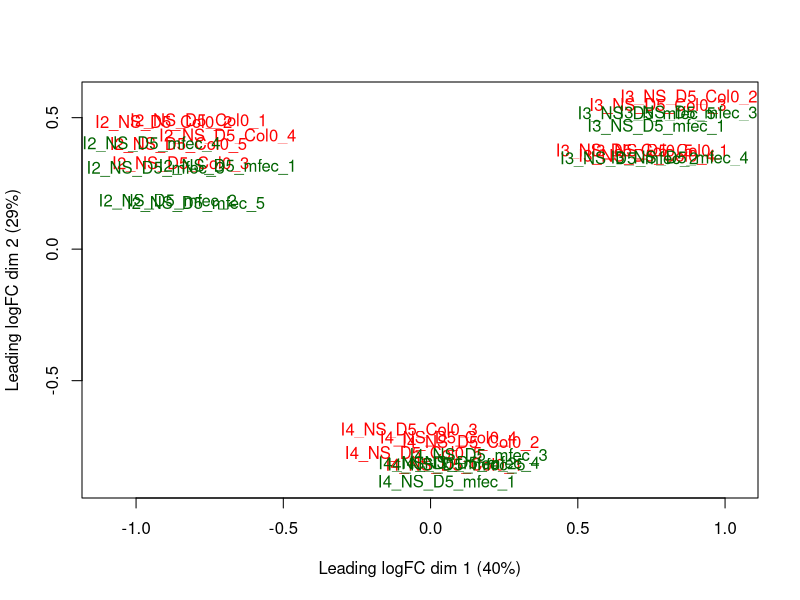
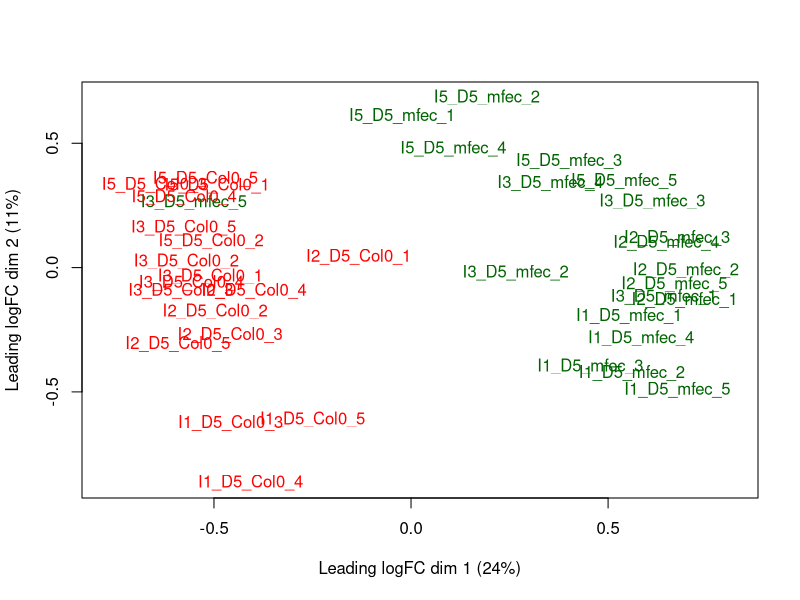

Write the R code that produced these figures, in order. (Note: this script raises an error after producing the figures.)
## ---- chunk 1
knitr::opts_chunk$set(echo = TRUE)
# Load packages and functions
library(ggplot2)
library(vegan)
library(reshape2)
library(edgeR)
# Set result directory
result_dir="../result"
## ---- chunk 2
###design
design <- read.csv(file = "../data/mfec_metadata.csv", header = T)
names(design)

###all dataset
natural_total <- subset(design, Design == "Natural_total" & Bacteria >= 1000)
natural_endo <- subset(design, Design == "Natural_endo" & Bacteria >= 1000)
syncom_endo <- subset(design, Design == "Syncom_endo" & Bacteria >= 1000)

###natural_total_d5 & natural_endo_d5
natural_total_d5 <- subset(natural_total, Days == "D5" & Experiment != "I1")
natural_endo_d5 <- subset(natural_endo,  Days == "D5")

###syncom_endo_d5
syncom_endo_d5 <- subset(syncom_endo,  Days == "D6" & Experiment != "I2")
syncom_endo_mfec <- subset(syncom_endo_d5, Genotype == "Col0" | Genotype == "mfec")
syncom_endo_fec <- subset(syncom_endo_d5, Genotype == "Col0" | Genotype == "fec")
syncom_endo_min7 <- subset(syncom_endo_d5, Genotype == "Col0" | Genotype == "min7")

###OTU table & taxonomy & fasta
otu_table <- read.csv(file = "../data/asv_table.csv", header = T, row.names = 2) ###this is the rarefied OTU/ASV table

otu_taxonomy <- read.csv(file = "../data/asv_taxonomy.csv", header = T)
otu_taxonomy <- subset(otu_taxonomy, otu_taxonomy$Feature_ID %in% otu_table$Feature_ID)
#match(otu_taxonomy$Feature_ID, otu_table$Feature_ID)
row.names(otu_taxonomy) <- row.names(otu_table)

otu_fasta <- read.csv(file = "../data/asv_fasta.csv", header = T)
otu_fasta <- subset(otu_fasta, otu_fasta$Feature_ID %in% otu_table$Feature_ID)
#match(otu_fasta$Feature_ID, otu_fasta$Feature_ID)
row.names(otu_fasta) <- row.names(otu_table)

###subset OTUs/ASVs
otu_table_natural_total <- otu_table[, names(otu_table) %in% natural_total_d5$sample_id]
otu_table_natural_endo <- otu_table[, names(otu_table) %in% natural_endo_d5$sample_id]

otu_table_syncom_endo_mfec <- otu_table[, names(otu_table) %in% syncom_endo_mfec$sample_id]
otu_table_syncom_endo_fec <- otu_table[, names(otu_table) %in% syncom_endo_fec$sample_id]
otu_table_syncom_endo_min7 <- otu_table[, names(otu_table) %in% syncom_endo_min7$sample_id]

group_natural_total <- as.character(natural_total_d5$Genotype) 
group_natural_total
group_natural_endo <- as.character(natural_endo_d5$Genotype) 
group_natural_endo

group_syncom_endo_mfec <- as.character(syncom_endo_mfec$Genotype)
group_syncom_endo_mfec
group_syncom_endo_fec <- as.character(syncom_endo_fec$Genotype)
group_syncom_endo_fec
group_syncom_endo_min7 <- as.character(syncom_endo_min7$Genotype)
group_syncom_endo_min7

## ---- chunk 3
###Creates a DGEList object from a table of counts
dgelist_natural_total <- DGEList(counts = otu_table_natural_total, group = group_natural_total)
dgelist_natural_endo <- DGEList(counts = otu_table_natural_endo, group = group_natural_endo)

dgelist_syncom_endo_mfec <- DGEList(counts = otu_table_syncom_endo_mfec, group = group_syncom_endo_mfec)
dgelist_syncom_endo_fec <- DGEList(counts = otu_table_syncom_endo_fec, group = group_syncom_endo_fec)
dgelist_syncom_endo_min7 <- DGEList(counts = otu_table_syncom_endo_min7, group = group_syncom_endo_min7)

###Remove low abundance OTUs

dgelist_natural_total <- dgelist_natural_total[rowSums(dgelist_natural_total$counts) >= 10, ]
dgelist_natural_endo <- dgelist_natural_endo[rowSums(dgelist_natural_endo$counts) >= 10, ]

dgelist_syncom_endo_mfec <- dgelist_syncom_endo_mfec[rowSums(dgelist_syncom_endo_mfec$counts) >= 10, ]
dgelist_syncom_endo_fec <- dgelist_syncom_endo_fec[rowSums(dgelist_syncom_endo_fec$counts) >= 10, ]
dgelist_syncom_endo_min7 <- dgelist_syncom_endo_min7[rowSums(dgelist_syncom_endo_min7$counts) >= 10, ]

###plot MDS
###This results are same to pcoa plots described before
plotMDS(dgelist_natural_total, col = ifelse(natural_total_d5$Genotype == "Col0", "red", "darkgreen") , dim = c(1, 2))
plotMDS(dgelist_natural_endo, col = ifelse(natural_endo_d5$Genotype == "Col0", "red", "darkgreen") , dim = c(1, 2))

#plotMDS(dgelist_syncom_endo_mfec, col = ifelse(syncom_endo_mfec$Genotype == "Col0", "red", "darkgreen"), dim = c(1, 2))
#plotMDS(dgelist_syncom_endo_fec, col = ifelse(syncom_endo_fec$Genotype == "Col0", "red", "darkgreen"), dim = c(1, 2))
#plotMDS(dgelist_syncom_endo_min7, col = ifelse(syncom_endo_min7$Genotype == "Col0", "red", "darkgreen"), dim = c(1, 2))

###model.matrix
design_natural_total <- model.matrix(~group_natural_total)
design_natural_endo <- model.matrix(~group_natural_endo)

design_syncom_endo_mfec <- model.matrix(~group_syncom_endo_mfec)
design_syncom_endo_fec <- model.matrix(~group_syncom_endo_fec)
design_syncom_endo_min7 <- model.matrix(~group_syncom_endo_min7)

###Estimate dispersions
dge_natural_total <- estimateDisp(dgelist_natural_total, design_natural_total, robust = TRUE)
dge_natural_endo <- estimateDisp(dgelist_natural_endo, design_natural_endo, robust = TRUE)

dge_syncom_endo_mfec <- estimateDisp(dgelist_syncom_endo_mfec, design_syncom_endo_mfec, robust = TRUE) 
dge_syncom_endo_fec <- estimateDisp(dgelist_syncom_endo_fec, design_syncom_endo_fec, robust = TRUE) 
dge_syncom_endo_min7 <- estimateDisp(dgelist_syncom_endo_min7, design_syncom_endo_min7, robust = TRUE) 

## ---- chunk 4
fit_natural_total <- glmFit(dge_natural_total, design_natural_total, robust = TRUE)
lrt_natural_total <- glmLRT(fit_natural_total)

topTags(lrt_natural_total, adjust.method = "fdr", sort.by = "PValue")

###Collect all the informations and save the data
###Relative abundance, GLM stats, taxonomy, fasta
natural_total_glmLRT_otu <- cbind(Col0 = rowMeans(dgelist_natural_total$counts[,dgelist_natural_total$samples$group == "Col0"])/1000, 
                                  mfec = rowMeans(dgelist_natural_total$counts[,dgelist_natural_total$samples$group == "mfec"])/1000,
                                  as.data.frame(topTags(lrt_natural_total, n = dim(dgelist_natural_total$counts)[1],adjust.method = "fdr")))

###Collect all the informations and save the data
###Relative abundance, GLM stats, taxonomy, fasta
natural_total_glmLRT_otu <- cbind(Col0 = rowMeans(dgelist_natural_total$counts[,dgelist_natural_total$samples$group == "Col0"])/1000, 
                                  mfec = rowMeans(dgelist_natural_total$counts[,dgelist_natural_total$samples$group == "mfec"])/1000,
                                  as.data.frame(topTags(lrt_natural_total, n = dim(dgelist_natural_total$counts)[1], adjust.method = "fdr",sort.by = "none")))

natural_total_glmLRT_otu_tax_fasta <- merge.data.frame(natural_total_glmLRT_otu, cbind(otu_taxonomy, Fasta = otu_fasta[,-1]), by="row.names")

###sig used for pchs
natural_total_glmLRT_otu_tax_fasta$sig <- as.factor(ifelse(natural_total_glmLRT_otu_tax_fasta$FDR >= 0.05,"NS",
                                                           ifelse(natural_total_glmLRT_otu_tax_fasta$logFC > 0,"Enriched","Depleted")))

###phylum used for colors :"Betaproteobacteria","Gammaproteobacteria", "Alphaproteobacteria","Firmicutes", "Actinobacteria", "Bacteroidetes", "Others"

natural_total_glmLRT_otu_tax_fasta$color <- as.factor(ifelse(natural_total_glmLRT_otu_tax_fasta$Phylum %in% c("P__Firmicutes", "P__Actinobacteria", "P__Bacteroidetes"), 
                                                             as.character(natural_total_glmLRT_otu_tax_fasta$Phylum),
                                                             ifelse(natural_total_glmLRT_otu_tax_fasta$Class %in% c("C__Alphaproteobacteria", "C__Betaproteobacteria", "C__Gammaproteobacteria"),
                                                             as.character(natural_total_glmLRT_otu_tax_fasta$Class), "P__Others")))

###the lowest level used for sig asv labels
natural_total_glmLRT_otu_tax_fasta$label <- as.factor(ifelse(natural_total_glmLRT_otu_tax_fasta$FDR >= 0.05,"",
                                                             ifelse(natural_total_glmLRT_otu_tax_fasta$Genus != "", as.character(natural_total_glmLRT_otu_tax_fasta$Genus),
                                                                    ifelse(natural_total_glmLRT_otu_tax_fasta$Family != "", as.character(natural_total_glmLRT_otu_tax_fasta$Family), 
                                                                           ifelse(natural_total_glmLRT_otu_tax_fasta$Order != "", as.character(natural_total_glmLRT_otu_tax_fasta$Order),
                                                                                  ifelse(natural_total_glmLRT_otu_tax_fasta$Class != "", as.character(natural_total_glmLRT_otu_tax_fasta$Class), 
                                                                                  as.character(natural_total_glmLRT_otu_tax_fasta$Phylum)))))))

write.csv(natural_total_glmLRT_otu_tax_fasta, '../result/natural_total_glmLRT_otu_tax_fasta.csv', quote = FALSE)  

dge_de_natural_total <- decideTestsDGE(lrt_natural_total, adjust.method = 'fdr', p.value = 0.05)
summary(dge_de_natural_total)

###Optimized Visualization using ggplot2
ggplot(natural_total_glmLRT_otu_tax_fasta, aes(logCPM, logFC, shape=sig, color=color, fill=color)) +
  xlim(10,20) +
  geom_point(cex=3+5*(natural_total_glmLRT_otu_tax_fasta$Col0+natural_total_glmLRT_otu_tax_fasta$mfec))+
  scale_shape_manual(values=c(21)) +
  scale_color_manual(values=c("red","darkgreen", "green","blue","purple", "cyan", "grey")) +
  scale_fill_manual(values=c("red","darkgreen", "green","blue","purple", "cyan", "grey")) +
  geom_hline(aes(yintercept=1), colour="black", linetype="dashed") +
  geom_hline(aes(yintercept=-1), colour="black", linetype="dashed") +
  geom_text(aes(label = label), colour="grey50", vjust = 1.5, cex=3+5*(natural_total_glmLRT_otu_tax_fasta$Col0+natural_total_glmLRT_otu_tax_fasta$mfec)) +
  labs(x=paste("Log10CPM"),y=paste("Log10FC")) +
  ggtitle(paste("mfec vs Col-0")) +
  theme_bw()+ 
  theme(title = element_text(size = 10, colour = "black", face = "bold"),
        legend.text = element_text(size = 12, colour = "black"),
        axis.title = element_text(size = 12, colour = "black", face = "bold"),
        axis.text.x = element_text(size = 10, colour = "black"),
        axis.text.y = element_text(size = 10, colour = "black"))

## ---- chunk 5
fit_natural_endo <- glmFit(dge_natural_endo, design_natural_endo, robust = TRUE)
lrt_natural_endo <- glmLRT(fit_natural_endo)

topTags(lrt_natural_endo, adjust.method = "fdr", sort.by = "PValue")

###Collect all the informations and save the data
###Relative abundance, GLM stats, taxonomy, fasta
natural_endo_glmLRT_otu <- cbind(Col0 = rowMeans(dgelist_natural_endo$counts[,dgelist_natural_endo$samples$group == "Col0"])/1000, 
                                 mfec = rowMeans(dgelist_natural_endo$counts[,dgelist_natural_endo$samples$group == "mfec"])/1000,
                                 as.data.frame(topTags(lrt_natural_endo, n = dim(dgelist_natural_endo$counts)[1], adjust.method = "fdr",sort.by = "none")))

natural_endo_glmLRT_otu_tax_fasta <- merge.data.frame(natural_endo_glmLRT_otu, cbind(otu_taxonomy, Fasta = otu_fasta[,-1]), by="row.names")

###sig used for pchs
natural_endo_glmLRT_otu_tax_fasta$sig <- as.factor(ifelse(natural_endo_glmLRT_otu_tax_fasta$FDR >= 0.05,"NS",
                                                          ifelse(natural_endo_glmLRT_otu_tax_fasta$logFC > 0,"Enriched","Depleted")))

###phylum used for colors :"Betaproteobacteria","Gammaproteobacteria", "Alphaproteobacteria","Firmicutes", "Actinobacteria", "Bacteroidetes", "Others"

natural_endo_glmLRT_otu_tax_fasta$color <- as.factor(ifelse(natural_endo_glmLRT_otu_tax_fasta$Phylum %in% c("P__Firmicutes", "P__Actinobacteria", "P__Bacteroidetes"), 
                                                            as.character(natural_endo_glmLRT_otu_tax_fasta$Phylum),
                                                            ifelse(natural_endo_glmLRT_otu_tax_fasta$Class %in% c("C__Alphaproteobacteria", "C__Betaproteobacteria", "C__Gammaproteobacteria"),
                                                                   as.character(natural_endo_glmLRT_otu_tax_fasta$Class), "P__Others")))

###the lowest level used for sig asv labels
natural_endo_glmLRT_otu_tax_fasta$label <- as.factor(ifelse(natural_endo_glmLRT_otu_tax_fasta$FDR >= 0.05,"",
                                                            ifelse(natural_endo_glmLRT_otu_tax_fasta$Genus != "", as.character(natural_endo_glmLRT_otu_tax_fasta$Genus),
                                                                   ifelse(natural_endo_glmLRT_otu_tax_fasta$Family != "", as.character(natural_endo_glmLRT_otu_tax_fasta$Family), 
                                                                          ifelse(natural_endo_glmLRT_otu_tax_fasta$Order != "", as.character(natural_endo_glmLRT_otu_tax_fasta$Order),
                                                                                 ifelse(natural_endo_glmLRT_otu_tax_fasta$Class != "", as.character(natural_endo_glmLRT_otu_tax_fasta$Class), 
                                                                                        as.character(natural_endo_glmLRT_otu_tax_fasta$Phylum)))))))

write.csv(natural_endo_glmLRT_otu_tax_fasta, '../result/natural_endo_glmLRT_otu_tax_fasta.csv', quote = FALSE)  

dge_de_natural_endo <- decideTestsDGE(lrt_natural_endo, adjust.method = 'fdr', p.value = 0.05)
summary(dge_de_natural_endo)

###Optimized Visualization using ggplot2
ggplot(natural_endo_glmLRT_otu_tax_fasta, aes(logCPM, logFC, shape=sig, color=color, fill=color)) +
  xlim(10,20) +
  geom_point(cex=3+5*(natural_endo_glmLRT_otu_tax_fasta$Col0+natural_endo_glmLRT_otu_tax_fasta$mfec))+
  scale_shape_manual(values=c(25,24,21)) +
  scale_color_manual(values=c("red","darkgreen", "green","blue","purple", "cyan", "grey")) +
  scale_fill_manual(values=c("red","darkgreen", "green","blue","purple", "cyan", "grey")) +
  geom_hline(aes(yintercept=1), colour="black", linetype="dashed") +
  geom_hline(aes(yintercept=-1), colour="black", linetype="dashed") +
  geom_text(aes(label = label), colour="grey50", vjust = 1.5, cex=3+5*(natural_endo_glmLRT_otu_tax_fasta$Col0+natural_endo_glmLRT_otu_tax_fasta$mfec)) +
  labs(x=paste("Log10CPM"),y=paste("Log10FC")) +
  ggtitle(paste("mfec vs Col-0")) +
  theme_bw()+ 
  theme(title = element_text(size = 10, colour = "black", face = "bold"),
        legend.text = element_text(size = 12, colour = "black"),
        axis.title = element_text(size = 12, colour = "black", face = "bold"),
        axis.text.x = element_text(size = 10, colour = "black"),
        axis.text.y = element_text(size = 10, colour = "black"))

## ---- chunk 6
fit_syncom_endo_mfec <- glmFit(dge_syncom_endo_mfec, design_syncom_endo_mfec, robust = TRUE)
lrt_syncom_endo_mfec <- glmLRT(fit_syncom_endo_mfec)

topTags(lrt_syncom_endo_mfec, adjust.method = "fdr", sort.by = "PValue")

###Collect all the informations and save the data
###Relative abundance, GLM stats, taxonomy, fasta
syncom_endo_mfec_glmLRT_otu <- cbind(Col0 = rowMeans(dgelist_syncom_endo_mfec$counts[,dgelist_syncom_endo_mfec$samples$group == "Col0"])/1000, 
                                     mfec = rowMeans(dgelist_syncom_endo_mfec$counts[,dgelist_syncom_endo_mfec$samples$group == "mfec"])/1000,
                                     as.data.frame(topTags(lrt_syncom_endo_mfec, n = dim(dgelist_syncom_endo_mfec$counts)[1], adjust.method = "fdr",sort.by = "none")))

syncom_endo_mfec_glmLRT_otu_tax_fasta <- merge.data.frame(syncom_endo_mfec_glmLRT_otu, cbind(otu_taxonomy, Fasta = otu_fasta[,-1]), by="row.names")

###sig used for pchs
syncom_endo_mfec_glmLRT_otu_tax_fasta$sig <- as.factor(ifelse(syncom_endo_mfec_glmLRT_otu_tax_fasta$FDR >= 0.05,"NS",
                                                              ifelse(syncom_endo_mfec_glmLRT_otu_tax_fasta$logFC > 0,"Enriched","Depleted")))

###phylum used for colors :"Betaproteobacteria","Gammaproteobacteria", "Alphaproteobacteria","Firmicutes", "Actinobacteria", "Bacteroidetes", "Others"

syncom_endo_mfec_glmLRT_otu_tax_fasta$color <- as.factor(ifelse(syncom_endo_mfec_glmLRT_otu_tax_fasta$Phylum %in% c("P__Firmicutes", "P__Actinobacteria", "P__Bacteroidetes"), 
                                                                as.character(syncom_endo_mfec_glmLRT_otu_tax_fasta$Phylum),
                                                                ifelse(syncom_endo_mfec_glmLRT_otu_tax_fasta$Class %in% c("C__Alphaproteobacteria", "C__Betaproteobacteria", "C__Gammaproteobacteria"),
                                                                       as.character(syncom_endo_mfec_glmLRT_otu_tax_fasta$Class), "P__Others")))

###the lowest level used for sig asv labels
syncom_endo_mfec_glmLRT_otu_tax_fasta$label <- as.factor(ifelse(syncom_endo_mfec_glmLRT_otu_tax_fasta$FDR >= 0.05,"",
                                                                ifelse(syncom_endo_mfec_glmLRT_otu_tax_fasta$Genus != "", as.character(syncom_endo_mfec_glmLRT_otu_tax_fasta$Genus),
                                                                       ifelse(syncom_endo_mfec_glmLRT_otu_tax_fasta$Family != "", as.character(syncom_endo_mfec_glmLRT_otu_tax_fasta$Family), 
                                                                              ifelse(syncom_endo_mfec_glmLRT_otu_tax_fasta$Order != "", as.character(syncom_endo_mfec_glmLRT_otu_tax_fasta$Order),
                                                                                     ifelse(syncom_endo_mfec_glmLRT_otu_tax_fasta$Class != "", as.character(syncom_endo_mfec_glmLRT_otu_tax_fasta$Class), 
                                                                                            as.character(syncom_endo_mfec_glmLRT_otu_tax_fasta$Phylum)))))))

write.csv(syncom_endo_mfec_glmLRT_otu_tax_fasta, '../result/syncom_endo_mfec_glmLRT_otu_tax_fasta.csv', quote = FALSE)  

dge_de_syncom_endo_mfec <- decideTestsDGE(lrt_syncom_endo_mfec, adjust.method = 'fdr', p.value = 0.05)
summary(dge_de_syncom_endo_mfec)

###Optimized Visualization using ggplot2
ggplot(syncom_endo_mfec_glmLRT_otu_tax_fasta, aes(logCPM, logFC, shape=sig, color=color, fill=color)) +
  xlim(10,20) +
  geom_point(cex=3+5*(syncom_endo_mfec_glmLRT_otu_tax_fasta$Col0+syncom_endo_mfec_glmLRT_otu_tax_fasta$mfec))+
  scale_shape_manual(values=c(25,24,21)) +
  scale_color_manual(values=c("red","darkgreen", "green","blue","purple", "cyan", "grey")) +
  scale_fill_manual(values=c("red","darkgreen", "green","blue","purple", "cyan", "grey")) +
  geom_hline(aes(yintercept=1), colour="black", linetype="dashed") +
  geom_hline(aes(yintercept=-1), colour="black", linetype="dashed") +
  geom_text(aes(label = label), colour="grey50", vjust = 1.5, cex=3+5*(syncom_endo_mfec_glmLRT_otu_tax_fasta$Col0+syncom_endo_mfec_glmLRT_otu_tax_fasta$mfec)) +
  labs(x=paste("Log10CPM"),y=paste("Log10FC")) +
  ggtitle(paste("mfec vs Col-0")) +
  theme_bw()+ 
  theme(title = element_text(size = 10, colour = "black", face = "bold"),
        legend.text = element_text(size = 12, colour = "black"),
        axis.title = element_text(size = 12, colour = "black", face = "bold"),
        axis.text.x = element_text(size = 10, colour = "black"),
        axis.text.y = element_text(size = 10, colour = "black"))

## ---- chunk 7
fit_syncom_endo_fec <- glmFit(dge_syncom_endo_fec, design_syncom_endo_fec, robust = TRUE)
lrt_syncom_endo_fec <- glmLRT(fit_syncom_endo_fec)

topTags(lrt_syncom_endo_fec, adjust.method = "fdr", sort.by = "PValue")

###Collect all the informations and save the data
###Relative abundance, GLM stats, taxonomy, fasta
syncom_endo_fec_glmLRT_otu <- cbind(Col0 = rowMeans(dgelist_syncom_endo_fec$counts[,dgelist_syncom_endo_fec$samples$group == "Col0"])/1000, 
                                    fec = rowMeans(dgelist_syncom_endo_fec$counts[,dgelist_syncom_endo_fec$samples$group == "fec"])/1000,
                                    as.data.frame(topTags(lrt_syncom_endo_fec, n = dim(dgelist_syncom_endo_fec$counts)[1], adjust.method = "fdr",sort.by = "none")))

syncom_endo_fec_glmLRT_otu_tax_fasta <- merge.data.frame(syncom_endo_fec_glmLRT_otu, cbind(otu_taxonomy, Fasta = otu_fasta[,-1]), by="row.names")

###sig used for pchs
syncom_endo_fec_glmLRT_otu_tax_fasta$sig <- as.factor(ifelse(syncom_endo_fec_glmLRT_otu_tax_fasta$FDR >= 0.05,"NS",
                                                             ifelse(syncom_endo_fec_glmLRT_otu_tax_fasta$logFC > 0,"Enriched","Depleted")))

###phylum used for colors :"Betaproteobacteria","Gammaproteobacteria", "Alphaproteobacteria","Firmicutes", "Actinobacteria", "Bacteroidetes", "Others"

syncom_endo_fec_glmLRT_otu_tax_fasta$color <- as.factor(ifelse(syncom_endo_fec_glmLRT_otu_tax_fasta$Phylum %in% c("P__Firmicutes", "P__Actinobacteria", "P__Bacteroidetes"), 
                                                               as.character(syncom_endo_fec_glmLRT_otu_tax_fasta$Phylum),
                                                               ifelse(syncom_endo_fec_glmLRT_otu_tax_fasta$Class %in% c("C__Alphaproteobacteria", "C__Betaproteobacteria", "C__Gammaproteobacteria"),
                                                                      as.character(syncom_endo_fec_glmLRT_otu_tax_fasta$Class), "P__Others")))

###the lowest level used for sig asv labels
syncom_endo_fec_glmLRT_otu_tax_fasta$label <- as.factor(ifelse(syncom_endo_fec_glmLRT_otu_tax_fasta$FDR >= 0.05,"",
                                                               ifelse(syncom_endo_fec_glmLRT_otu_tax_fasta$Genus != "", as.character(syncom_endo_fec_glmLRT_otu_tax_fasta$Genus),
                                                                      ifelse(syncom_endo_fec_glmLRT_otu_tax_fasta$Family != "", as.character(syncom_endo_fec_glmLRT_otu_tax_fasta$Family), 
                                                                             ifelse(syncom_endo_fec_glmLRT_otu_tax_fasta$Order != "", as.character(syncom_endo_fec_glmLRT_otu_tax_fasta$Order),
                                                                                    ifelse(syncom_endo_fec_glmLRT_otu_tax_fasta$Class != "", as.character(syncom_endo_fec_glmLRT_otu_tax_fasta$Class), 
                                                                                           as.character(syncom_endo_fec_glmLRT_otu_tax_fasta$Phylum)))))))

write.csv(syncom_endo_fec_glmLRT_otu_tax_fasta, '../result/syncom_endo_fec_glmLRT_otu_tax_fasta.csv', quote = FALSE)  

dge_de_syncom_endo_fec <- decideTestsDGE(lrt_syncom_endo_fec, adjust.method = 'fdr', p.value = 0.05)
summary(dge_de_syncom_endo_fec)

###Optimized Visualization using ggplot2
ggplot(syncom_endo_fec_glmLRT_otu_tax_fasta, aes(logCPM, logFC, shape=sig, color=color, fill=color)) +
  xlim(10,20) +
  geom_point(cex=3+5*(syncom_endo_fec_glmLRT_otu_tax_fasta$Col0+syncom_endo_fec_glmLRT_otu_tax_fasta$fec))+
  scale_shape_manual(values=c(25,24,21)) +
  scale_color_manual(values=c("red","darkgreen", "green","blue","purple", "cyan", "grey")) +
  scale_fill_manual(values=c("red","darkgreen", "green","blue","purple", "cyan", "grey")) +
  geom_hline(aes(yintercept=1), colour="black", linetype="dashed") +
  geom_hline(aes(yintercept=-1), colour="black", linetype="dashed") +
  geom_text(aes(label = label), colour="grey50", vjust = 1.5, cex=3+5*(syncom_endo_fec_glmLRT_otu_tax_fasta$Col0+syncom_endo_fec_glmLRT_otu_tax_fasta$fec)) +
  labs(x=paste("Log10CPM"),y=paste("Log10FC")) +
  ggtitle(paste("fec vs Col-0")) +
  theme_bw()+ 
  theme(title = element_text(size = 10, colour = "black", face = "bold"),
        legend.text = element_text(size = 12, colour = "black"),
        axis.title = element_text(size = 12, colour = "black", face = "bold"),
        axis.text.x = element_text(size = 10, colour = "black"),
        axis.text.y = element_text(size = 10, colour = "black"))

## ---- chunk 8
fit_syncom_endo_min7 <- glmFit(dge_syncom_endo_min7, design_syncom_endo_min7, robust = TRUE)
lrt_syncom_endo_min7 <- glmLRT(fit_syncom_endo_min7)

topTags(lrt_syncom_endo_min7, adjust.method = "fdr", sort.by = "PValue")

###Collect all the informations and save the data
###Relative abundance, GLM stats, taxonomy, fasta
syncom_endo_min7_glmLRT_otu <- cbind(Col0 = rowMeans(dgelist_syncom_endo_min7$counts[,dgelist_syncom_endo_min7$samples$group == "Col0"])/1000, 
                                     min7 = rowMeans(dgelist_syncom_endo_min7$counts[,dgelist_syncom_endo_min7$samples$group == "min7"])/1000,
                                     as.data.frame(topTags(lrt_syncom_endo_min7, n = dim(dgelist_syncom_endo_min7$counts)[1], adjust.method = "fdr",sort.by = "none")))

syncom_endo_min7_glmLRT_otu_tax_fasta <- merge.data.frame(syncom_endo_min7_glmLRT_otu, cbind(otu_taxonomy, Fasta = otu_fasta[,-1]), by="row.names")

###sig used for pchs
syncom_endo_min7_glmLRT_otu_tax_fasta$sig <- as.factor(ifelse(syncom_endo_min7_glmLRT_otu_tax_fasta$FDR >= 0.05,"NS",
                                                              ifelse(syncom_endo_min7_glmLRT_otu_tax_fasta$logFC > 0,"Enriched","Depleted")))

###phylum used for colors :"Betaproteobacteria","Gammaproteobacteria", "Alphaproteobacteria","Firmicutes", "Actinobacteria", "Bacteroidetes", "Others"

syncom_endo_min7_glmLRT_otu_tax_fasta$color <- as.factor(ifelse(syncom_endo_min7_glmLRT_otu_tax_fasta$Phylum %in% c("P__Firmicutes", "P__Actinobacteria", "P__Bacteroidetes"), 
                                                                as.character(syncom_endo_min7_glmLRT_otu_tax_fasta$Phylum),
                                                                ifelse(syncom_endo_min7_glmLRT_otu_tax_fasta$Class %in% c("C__Alphaproteobacteria", "C__Betaproteobacteria", "C__Gammaproteobacteria"),
                                                                       as.character(syncom_endo_min7_glmLRT_otu_tax_fasta$Class), "P__Others")))

###the lowest level used for sig asv labels
syncom_endo_min7_glmLRT_otu_tax_fasta$label <- as.factor(ifelse(syncom_endo_min7_glmLRT_otu_tax_fasta$FDR >= 0.05,"",
                                                                ifelse(syncom_endo_min7_glmLRT_otu_tax_fasta$Genus != "", as.character(syncom_endo_min7_glmLRT_otu_tax_fasta$Genus),
                                                                       ifelse(syncom_endo_min7_glmLRT_otu_tax_fasta$Family != "", as.character(syncom_endo_min7_glmLRT_otu_tax_fasta$Family), 
                                                                              ifelse(syncom_endo_min7_glmLRT_otu_tax_fasta$Order != "", as.character(syncom_endo_min7_glmLRT_otu_tax_fasta$Order),
                                                                                     ifelse(syncom_endo_min7_glmLRT_otu_tax_fasta$Class != "", as.character(syncom_endo_min7_glmLRT_otu_tax_fasta$Class), 
                                                                                            as.character(syncom_endo_min7_glmLRT_otu_tax_fasta$Phylum)))))))

write.csv(syncom_endo_min7_glmLRT_otu_tax_fasta, '../result/syncom_endo_min7_glmLRT_otu_tax_fasta.csv', quote = FALSE)  

dge_de_syncom_endo_min7 <- decideTestsDGE(lrt_syncom_endo_min7, adjust.method = 'fdr', p.value = 0.05)
summary(dge_de_syncom_endo_min7)

###Optimized Visualization using ggplot2
ggplot(syncom_endo_min7_glmLRT_otu_tax_fasta, aes(logCPM, logFC, shape=sig, color=color, fill=color)) +
  xlim(10,20) +
  geom_point(cex=3+5*(syncom_endo_min7_glmLRT_otu_tax_fasta$Col0+syncom_endo_min7_glmLRT_otu_tax_fasta$min7))+
  scale_shape_manual(values=c(25,24,21)) +
  scale_color_manual(values=c("red","darkgreen", "green","blue","purple", "cyan", "grey")) +
  scale_fill_manual(values=c("red","darkgreen", "green","blue","purple", "cyan", "grey")) +
  geom_hline(aes(yintercept=1), colour="black", linetype="dashed") +
  geom_hline(aes(yintercept=-1), colour="black", linetype="dashed") +
  geom_text(aes(label = label), colour="grey50", vjust = 1.5, cex=3+5*(syncom_endo_min7_glmLRT_otu_tax_fasta$Col0+syncom_endo_min7_glmLRT_otu_tax_fasta$min7)) +
  labs(x=paste("Log10CPM"),y=paste("Log10FC")) +
  ggtitle(paste("min7 vs Col-0")) +
  theme_bw()+ 
  theme(title = element_text(size = 10, colour = "black", face = "bold"),
        legend.text = element_text(size = 12, colour = "black"),
        axis.title = element_text(size = 12, colour = "black", face = "bold"),
        axis.text.x = element_text(size = 10, colour = "black"),
        axis.text.y = element_text(size = 10, colour = "black"))

## ---- chunk 9
###design
design <- read.csv(file = "../data/cad1_metadata.csv", header = T)
names(design)

###cad1 syncom endo dataset
cad1_syncom_endo <- subset(design, input_com == "SynCom" & compartment == "endosphere")

###OTU table & taxonomy & fasta
cad1_otu_table <- read.csv(file = "../data/cad1_asv_table.csv", header = T, row.names = 2) ###this is the rarefied OTU/ASV table, rarefied to 3652 reads

cad1_otu_taxonomy <- read.csv(file = "../data/cad1_asv_taxonomy.csv", header = T)
cad1_otu_taxonomy <- subset(cad1_otu_taxonomy, cad1_otu_taxonomy$Feature_ID %in% cad1_otu_table$Feature_ID)
#match(cad1_otu_taxonomy$Feature_ID, cad1_otu_table$Feature_ID)
row.names(cad1_otu_taxonomy) <- row.names(cad1_otu_table)

cad1_otu_fasta <- read.csv(file = "../data/cad1_asv_fasta.csv", header = T)
cad1_otu_fasta <- subset(cad1_otu_fasta, cad1_otu_fasta$Feature_ID %in% cad1_otu_table$Feature_ID)
#match(cad1_otu_fasta$Feature_ID, cad1_otu_fasta$Feature_ID)
row.names(cad1_otu_fasta) <- row.names(cad1_otu_table)

###subset OTUs/ASVs
otu_table_cad1_syncom_endo <- cad1_otu_table[, names(cad1_otu_table) %in% cad1_syncom_endo$sample_id]

group_cad1_syncom_endo <- as.character(cad1_syncom_endo$genotype) 
group_cad1_syncom_endo
## ---- chunk 10
###Creates a DGEList object from a table of counts
dgelist_cad1_syncom_endo <- DGEList(counts = otu_table_cad1_syncom_endo, group = group_cad1_syncom_endo)

###Remove low abundance OTUs
dgelist_cad1_syncom_endo <- dgelist_cad1_syncom_endo[rowSums(dgelist_cad1_syncom_endo$counts) >= 10, ]

###plot MDS
###This results are same to pcoa plots described before
plotMDS(dgelist_cad1_syncom_endo, col = ifelse(cad1_syncom_endo$genotype == "Col0", "red", "darkgreen") , dim = c(1, 2))

###model.matrix
design_cad1_syncom_endo <- model.matrix(~group_cad1_syncom_endo)

###Estimate dispersions
dge_cad1_syncom_endo <- estimateDisp(dgelist_cad1_syncom_endo, design_cad1_syncom_endo, robust = TRUE)

###cad1_syncom_endo GLM: negative binomial generalized log-linear model
fit_cad1_syncom_endo <- glmFit(dge_cad1_syncom_endo, design_cad1_syncom_endo, robust = TRUE)
lrt_cad1_syncom_endo <- glmLRT(fit_cad1_syncom_endo)

topTags(lrt_cad1_syncom_endo, adjust.method = "fdr", sort.by = "PValue")

###Collect all the informations and save the data
###Relative abundance, GLM stats, taxonomy, fasta
cad1_syncom_endo_glmLRT_otu <- cbind(Col0 = rowMeans(dgelist_cad1_syncom_endo$counts[,dgelist_cad1_syncom_endo$samples$group == "Col0"])/1000, 
                                     cad1 = rowMeans(dgelist_cad1_syncom_endo$counts[,dgelist_cad1_syncom_endo$samples$group == "cad1"])/1000,
                                     as.data.frame(topTags(lrt_cad1_syncom_endo, n = dim(dgelist_cad1_syncom_endo$counts)[1], adjust.method = "fdr",sort.by = "none")))

cad1_syncom_endo_glmLRT_otu_tax_fasta <- merge.data.frame(cad1_syncom_endo_glmLRT_otu, cbind(cad1_otu_taxonomy, Fasta = cad1_otu_fasta[,-1]), by="row.names")

###sig used for pchs
cad1_syncom_endo_glmLRT_otu_tax_fasta$sig <- as.factor(ifelse(cad1_syncom_endo_glmLRT_otu_tax_fasta$FDR >= 0.05,"NS",
                                                              ifelse(cad1_syncom_endo_glmLRT_otu_tax_fasta$logFC > 0,"Enriched","Depleted")))

###phylum used for colors :"Betaproteobacteria","Gammaproteobacteria", "Alphaproteobacteria","Firmicutes", "Actinobacteria", "Bacteroidetes", "Others"

cad1_syncom_endo_glmLRT_otu_tax_fasta$color <- as.factor(ifelse(cad1_syncom_endo_glmLRT_otu_tax_fasta$Phylum %in% c("P__Firmicutes", "P__Actinobacteria", "P__Bacteroidetes"), 
                                                                as.character(cad1_syncom_endo_glmLRT_otu_tax_fasta$Phylum),
                                                                ifelse(cad1_syncom_endo_glmLRT_otu_tax_fasta$Class %in% c("C__Alphaproteobacteria", "C__Betaproteobacteria", "C__Gammaproteobacteria"),
                                                                       as.character(cad1_syncom_endo_glmLRT_otu_tax_fasta$Class), "P__Others")))

###the lowest level used for sig asv labels
cad1_syncom_endo_glmLRT_otu_tax_fasta$label <- as.factor(ifelse(cad1_syncom_endo_glmLRT_otu_tax_fasta$FDR >= 0.05,"",
                                                                ifelse(cad1_syncom_endo_glmLRT_otu_tax_fasta$Genus != "", as.character(cad1_syncom_endo_glmLRT_otu_tax_fasta$Genus),
                                                                       ifelse(cad1_syncom_endo_glmLRT_otu_tax_fasta$Family != "", as.character(cad1_syncom_endo_glmLRT_otu_tax_fasta$Family), 
                                                                              ifelse(cad1_syncom_endo_glmLRT_otu_tax_fasta$Order != "", as.character(cad1_syncom_endo_glmLRT_otu_tax_fasta$Order),
                                                                                     ifelse(cad1_syncom_endo_glmLRT_otu_tax_fasta$Class != "", as.character(cad1_syncom_endo_glmLRT_otu_tax_fasta$Class), 
                                                                                            as.character(cad1_syncom_endo_glmLRT_otu_tax_fasta$Phylum)))))))

write.csv(cad1_syncom_endo_glmLRT_otu_tax_fasta, '../result/cad1_syncom_endo_glmLRT_otu_tax_fasta.csv', quote = FALSE)  

dge_de_cad1_syncom_endo <- decideTestsDGE(lrt_cad1_syncom_endo, adjust.method = 'fdr', p.value = 0.05)
summary(dge_de_cad1_syncom_endo)

###Optimized Visualization using ggplot2

ggplot(cad1_syncom_endo_glmLRT_otu_tax_fasta, aes(logCPM, logFC, shape=sig, color=color, fill=color)) +
  geom_point(cex=3+5*(cad1_syncom_endo_glmLRT_otu_tax_fasta$Col0+cad1_syncom_endo_glmLRT_otu_tax_fasta$cad1))+
  scale_shape_manual(values=c(25,24,21)) +
  scale_color_manual(values=c("red","darkgreen", "green","blue","purple", "cyan", "grey")) +
  scale_fill_manual(values=c("red","darkgreen", "green","blue","purple", "cyan", "grey")) +
  geom_hline(aes(yintercept=1), colour="black", linetype="dashed") +
  geom_hline(aes(yintercept=-1), colour="black", linetype="dashed") +
  geom_text(aes(label = label), colour="grey50", vjust = 1.5, cex=3+5*(cad1_syncom_endo_glmLRT_otu_tax_fasta$Col0+cad1_syncom_endo_glmLRT_otu_tax_fasta$cad1)) +
  labs(x=paste("Log10CPM"),y=paste("Log10FC")) +
  ggtitle(paste("cad1 vs Col-0")) +
  theme_bw() + 
  theme(title = element_text(size = 10, colour = "black", face = "bold"),
        legend.text = element_text(size = 12, colour = "black"),
        axis.title = element_text(size = 12, colour = "black", face = "bold"),
        axis.text.x = element_text(size = 10, colour = "black"),
        axis.text.y = element_text(size = 10, colour = "black"))
